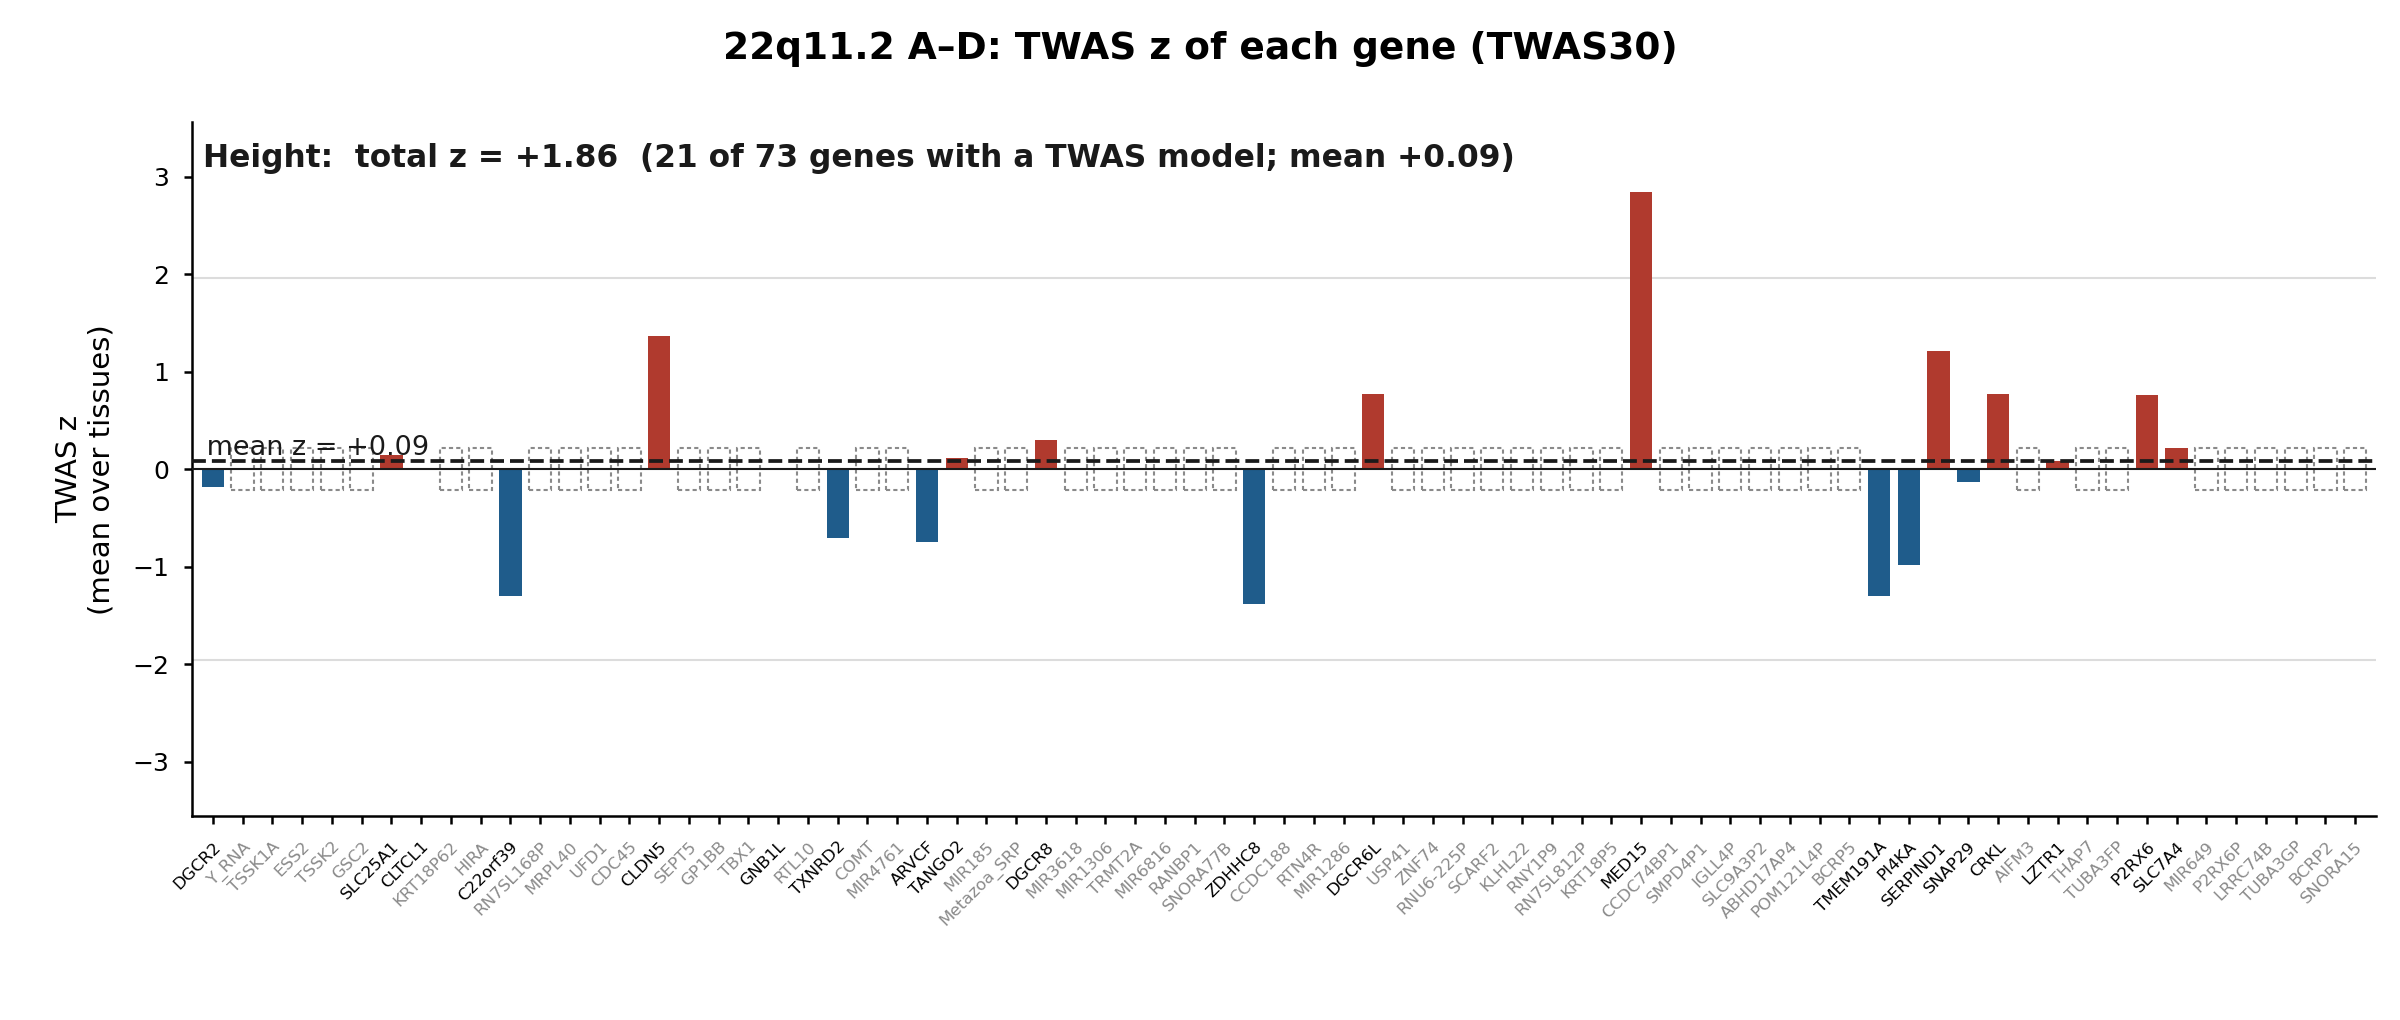

This figure's Python source:
# TWAS z (TWAS30, mean over tissues) for every gene of 22q11.21 A-D (cnv_genes_annotated.csv, CNV_ID 22q11.21_A-D), height only (MS 2026-11-08).
# Same layout as ../locus_16p11.2_BP4_BP5/fig_16p11.2_BP4_BP5_twas_z.py. Genes ordered by GRCh38 start (Ensembl REST overlap chr22:18.9-21.2Mb,
# saved as ensembl_GRCh38_chr22_18.9-21.2Mb.json); SEPT5 = SEPTIN5, USP41 = USP41P. SNORA15 (the Ensembl symbol now maps to chr7; no TWAS model)
# is put at the right end. Long non-coding RNAs are excluded: AC... clone IDs, LINC*, and THAP7-AS1 (THAP7-AS1 has a TWAS model, mean height z
# = -0.31 over 20 tissues, so dropping it changes the total by +0.31). TMEM191A (HGNC: pseudogene) is kept.
# Genes with no TWAS model: empty bar. Mean z over genes with a model; total = sum over listed genes.
# Outputs: fig_22q11.2_A-D_twas_z.{png,pdf}, 22q11.2_A-D_twas_z.csv
import os, json, numpy as np, pandas as pd, matplotlib
matplotlib.use("Agg"); import matplotlib.pyplot as plt
HERE = os.path.dirname(os.path.abspath(__file__)); CONC = os.path.dirname(HERE); ROOT = os.path.dirname(os.path.dirname(CONC))
E = pd.DataFrame(json.load(open(HERE + "/ensembl_GRCh38_chr22_18.9-21.2Mb.json"))).dropna(subset=["external_name"])
pos = E.groupby("external_name").start.min().to_dict(); pos["SEPT5"] = pos["SEPTIN5"]; pos["USP41"] = pos["USP41P"]
g = pd.read_csv(ROOT + "/pathway_analysis/Final/cnv_genes_annotated.csv"); g = g[g.CNV_ID == "22q11.21_A-D"][["Gene"]].copy()
lnc = g.Gene.str.match(r"^AC\d+\.\d+$") | g.Gene.str.startswith("LINC") | g.Gene.str.endswith("-AS1")
print("dropped lncRNAs:", " ".join(g.Gene[lnc])); g = g[~lnc]
g["pos"] = g.Gene.map(pos); g = pd.concat([g[g.pos.notna()].sort_values("pos"), g[g.pos.isna()].sort_values("Gene")]).reset_index(drop=True)
tw = pd.read_csv(f"{CONC}/twas30/height.txt", sep=r"\s+"); m = tw.groupby("GENE")["TWAS.Z"].agg(["mean", "size"])
g["z_height"] = g.Gene.map(m["mean"]); g["n_tissues_height"] = g.Gene.map(m["size"]).fillna(0).astype(int)
g.to_csv(HERE + "/22q11.2_A-D_twas_z.csv", index=False)
n_pos = int(g.pos.notna().sum())
INK = '#1a1a1a'; GREY = '#8a8a8a'; LIGHT = '#dcdcdc'; UP = '#b03a2e'; DN = '#1f5c8b'
plt.rcParams.update({"font.family": "DejaVu Sans", "axes.linewidth": .6, "xtick.major.width": .6, "ytick.major.width": .6})
fig, ax = plt.subplots(figsize=(8, 3.4)); fig.subplots_adjust(left=.08, right=.99, top=.88, bottom=.2)
x = np.arange(len(g)); z = g.z_height.values; has = ~np.isnan(z); zz = np.nan_to_num(z)
ylim = max(3, np.nanmax(np.abs(z)) * 1.25)
ax.bar(x[has], zz[has], width=.75, color=np.where(zz[has] > 0, UP, DN), zorder=3)
ax.bar(x[~has], np.full((~has).sum(), ylim * .12), bottom=-ylim * .06, width=.75, facecolor="none", edgecolor=GREY, lw=.5, ls=(0, (2, 1.5)), zorder=2)
mean, tot, n = np.nanmean(z), np.nansum(z), int(has.sum())
ax.axhline(0, color=INK, lw=.5, zorder=4); ax.axhline(mean, color=INK, lw=.9, ls="--", zorder=4)
ax.text(-.5, mean, f" mean z = {mean:+.2f}", va="bottom", ha="left", size=6.5, color=INK)
for v in (1.96, -1.96): ax.axhline(v, color=LIGHT, lw=.5, zorder=1)
ax.text(.005, .97, f"Height:  total z = {tot:+.2f}  ({n} of {len(g)} genes with a TWAS model; mean {mean:+.2f})",
        transform=ax.transAxes, size=7.5, weight="bold", va="top", color=INK)
ax.set_ylim(-ylim, ylim); ax.set_ylabel("TWAS z\n(mean over tissues)", size=7); ax.tick_params(labelsize=6, length=2)
ax.spines[["top", "right"]].set_visible(False); ax.set_xlim(-.7, len(g) - .3)
ax.set_xticks(x); ax.set_xticklabels(g.Gene, rotation=45, ha="right", rotation_mode="anchor", size=4)
for lab, hz in zip(ax.get_xticklabels(), has):
    if not hz: lab.set_color(GREY)
print("height total", round(tot, 3), "mean", round(mean, 3), "n", n, "of", len(g))
fig.suptitle("22q11.2 A–D: TWAS z of each gene (TWAS30)", size=9, weight="bold", y=.97)
fig.savefig(HERE + "/fig_22q11.2_A-D_twas_z.png", dpi=300); fig.savefig(HERE + "/fig_22q11.2_A-D_twas_z.pdf")
